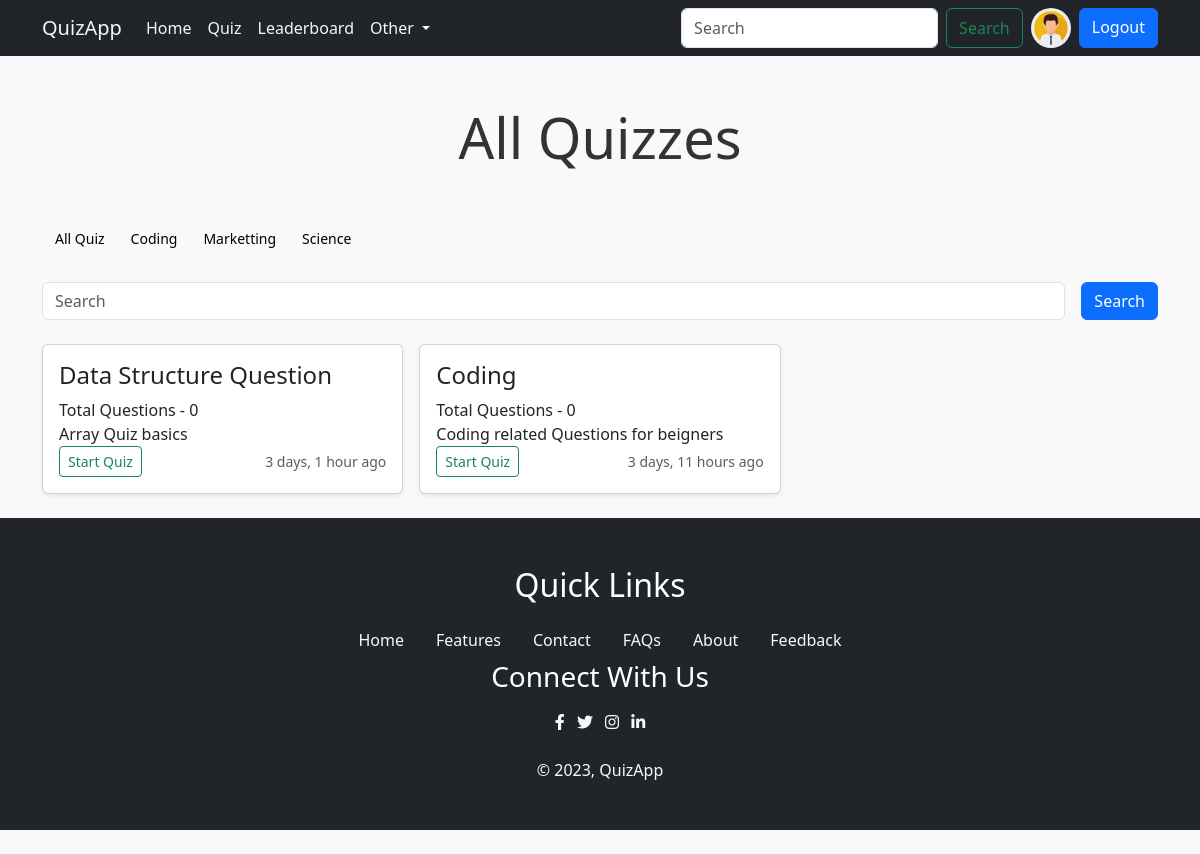
The app's page /quiz/search/Coding (signed in), older data.
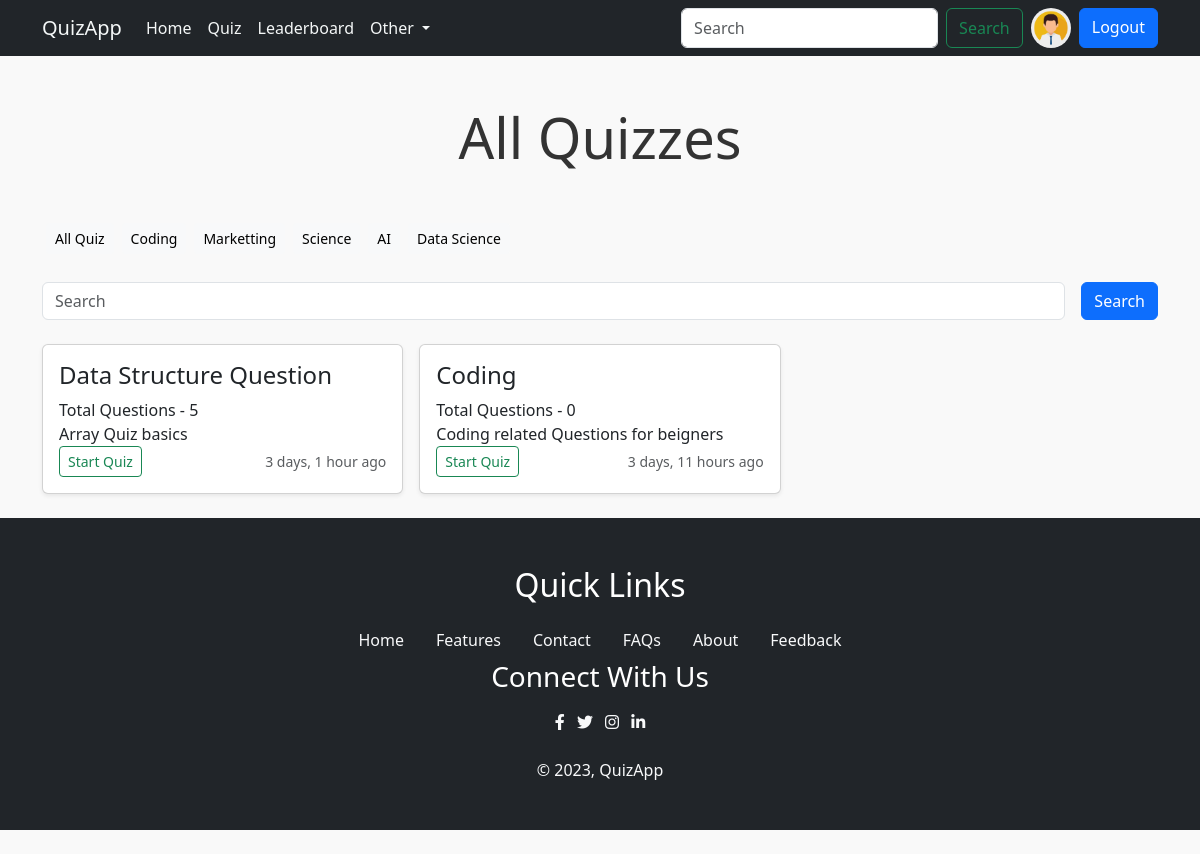
The same page, newer data.
### quiz/models.py (models this page shows, shortened)
class Category(models.Model):
    name = models.CharField(max_length=15)
    class Meta:
        verbose_name_plural = 'Categories'

class Quiz(models.Model):
    title = models.CharField(max_length=255)
    description = models.TextField()
    category = models.ForeignKey(Category, on_delete=models.CASCADE)
    quiz_file = models.FileField(upload_to='quiz/')
    created_at = models.DateTimeField(auto_now_add=True)
    updated_at = models.DateTimeField(auto_now=True)
    class Meta:
        verbose_name_plural = 'Quizzes'

class Question(models.Model):
    quiz = models.ForeignKey(Quiz, on_delete=models.CASCADE)
    text = models.TextField()

### quiz/views.py (the view)
# urls.py: path('search/<str:category>', views.search_view, name='search'),
@login_required(login_url='login')
def search_view(request, category):
    user_object = User.objects.get(username=request.user)
    user_profile = Profile.objects.get(user=user_object)
    if request.GET.get('q') != None:
        q = request.GET.get('q')
        query = Q(title__icontains=q) | Q(description__icontains=q)
        quizzes = Quiz.objects.filter(query).order_by('-created_at')
    elif category != " ":
        quizzes = Quiz.objects.filter(category__name=category).order_by('-created_at')
    else:
        quizzes = Quiz.objects.order_by('-created_at')
    categories = Category.objects.all()
    context = {"user_profile": user_profile, "quizzes": quizzes, "categories": categories}
    return render(request, 'all_quiz.html', context)

### templates/all_quiz.html (shortened to what this page needs)
{% extends "index.html" %}
{% load static %}
{% block content %}
	<h1 class="display-4 text-center my-5">All Quizzes</h1>
	<div class="container">
		<div class="d-flex flex-wrap">
			<a href="{% url 'all_quiz' %}" class="btn btn-sm btn-light m-1">All Quiz</a>
			{% for category in categories %}
			<a href="{% url 'search' category.name %}" class="btn btn-sm btn-light m-1">{{category.name}}</a>
			{% endfor %}
		</div>
	</div>
	<form class="container d-flex my-4" role="search" method="get" action="{% url 'search' ' ' %}" >
		<input name="q" class="form-control me-2" type="search" placeholder="Search" aria-label="Search">
		<a href="#" type="submit" class="btn btn-primary ms-2">Search</a>
	</form>
	<div class="container">
			<div class="row row-cols-1 row-cols-sm-1 row-cols-md-2 row-cols-lg-3 g-3">
				{% if quizzes|length > 0 %}
				{% for quiz in quizzes   %}
				<div class="col">
					<div class="card shadow-sm">
						<div class="card-body">
							<h4>{{quiz.title}}</h4>
							<p class="card-text">Total Questions - {{quiz.question_set.all|length}}</p>
							<p class="card-text">{{quiz.description|truncatewords:7}}</p>
							<div class="d-flex justify-content-between align-items-center">
								<div class="btn-group">
									<a href="{% url "quiz" quiz.id %}" type="button" class="btn btn-sm btn-outline-success">Start
										Quiz</a>
								</div>
								<small class="text-body-secondary">{{quiz.created_at|timesince}} ago</small>
							</div>
						</div>
					</div>
				</div>
				{% endfor %}
				{% else %}
				<div class="col-lg-12 col-md-12 col-12">
					<p class="text-center text-danger fs-5">There is no quiz available for this categorie or search.</p>
				</div>
				{% endif %}
			</div>
	</div>
{% endblock content%}

Row changes from the older to the newer data that the page shows:
added Category: name "AI"
added Category: name "Data Science"
changed Quiz "Data Structure Question": question_set.all|length "0" → "5"
